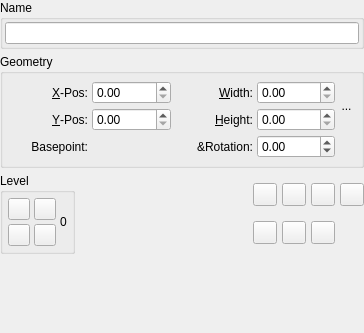
<?xml version="1.0" encoding="UTF-8"?>
<ui version="4.0">
 <class>PropertiesPalette_XYZBase</class>
 <widget class="QWidget" name="PropertiesPalette_XYZBase">
  <property name="geometry">
   <rect>
    <x>0</x>
    <y>0</y>
    <width>364</width>
    <height>333</height>
   </rect>
  </property>
  <property name="windowTitle">
   <string notr="true">Form</string>
  </property>
  <layout class="QVBoxLayout" name="verticalLayout">
   <property name="spacing">
    <number>5</number>
   </property>
   <property name="leftMargin">
    <number>0</number>
   </property>
   <property name="topMargin">
    <number>0</number>
   </property>
   <property name="rightMargin">
    <number>0</number>
   </property>
   <property name="bottomMargin">
    <number>0</number>
   </property>
   <item>
    <widget class="QGroupBox" name="nameGroup">
     <property name="sizePolicy">
      <sizepolicy hsizetype="Preferred" vsizetype="Minimum">
       <horstretch>0</horstretch>
       <verstretch>0</verstretch>
      </sizepolicy>
     </property>
     <property name="title">
      <string>Name</string>
     </property>
     <layout class="QHBoxLayout" name="horizontalLayout">
      <property name="spacing">
       <number>2</number>
      </property>
      <property name="leftMargin">
       <number>2</number>
      </property>
      <property name="topMargin">
       <number>2</number>
      </property>
      <property name="rightMargin">
       <number>2</number>
      </property>
      <property name="bottomMargin">
       <number>2</number>
      </property>
      <item>
       <widget class="NameWidget" name="nameEdit">
        <property name="focusPolicy">
         <enum>Qt::ClickFocus</enum>
        </property>
        <property name="toolTip">
         <string>Name of selected object</string>
        </property>
       </widget>
      </item>
     </layout>
    </widget>
   </item>
   <item>
    <widget class="QGroupBox" name="geoGroup">
     <property name="sizePolicy">
      <sizepolicy hsizetype="Preferred" vsizetype="Minimum">
       <horstretch>0</horstretch>
       <verstretch>0</verstretch>
      </sizepolicy>
     </property>
     <property name="title">
      <string>Geometry</string>
     </property>
     <layout class="QVBoxLayout" name="verticalLayout_2">
      <property name="leftMargin">
       <number>2</number>
      </property>
      <property name="topMargin">
       <number>2</number>
      </property>
      <property name="rightMargin">
       <number>2</number>
      </property>
      <property name="bottomMargin">
       <number>2</number>
      </property>
      <item>
       <layout class="QGridLayout" name="geoGroupLayout">
        <property name="leftMargin">
         <number>5</number>
        </property>
        <property name="topMargin">
         <number>5</number>
        </property>
        <property name="rightMargin">
         <number>5</number>
        </property>
        <property name="bottomMargin">
         <number>5</number>
        </property>
        <property name="spacing">
         <number>4</number>
        </property>
        <item row="1" column="2">
         <widget class="QLabel" name="heightLabel">
          <property name="text">
           <string>&amp;Height:</string>
          </property>
          <property name="alignment">
           <set>Qt::AlignRight|Qt::AlignTrailing|Qt::AlignVCenter</set>
          </property>
          <property name="buddy">
           <cstring>heightSpin</cstring>
          </property>
         </widget>
        </item>
        <item row="0" column="4" rowspan="2">
         <widget class="LinkButton" name="keepFrameWHRatioButton">
          <property name="minimumSize">
           <size>
            <width>15</width>
            <height>50</height>
           </size>
          </property>
          <property name="maximumSize">
           <size>
            <width>15</width>
            <height>32767</height>
           </size>
          </property>
          <property name="toolTip">
           <string>Keep the aspect ratio</string>
          </property>
          <property name="text">
           <string>...</string>
          </property>
          <property name="checkable">
           <bool>true</bool>
          </property>
          <property name="autoRaise">
           <bool>true</bool>
          </property>
         </widget>
        </item>
        <item row="0" column="3">
         <widget class="ScrSpinBox" name="widthSpin">
          <property name="toolTip">
           <string>Width of current selection</string>
          </property>
         </widget>
        </item>
        <item row="2" column="1">
         <widget class="BasePointWidget" name="basePointWidget" native="true">
          <zorder>rotationSpin</zorder>
         </widget>
        </item>
        <item row="2" column="0">
         <widget class="QLabel" name="basepointLabel">
          <property name="toolTip">
           <string>Point from which measurements or rotation angles are referenced</string>
          </property>
          <property name="text">
           <string>Basepoint:</string>
          </property>
          <property name="alignment">
           <set>Qt::AlignRight|Qt::AlignTrailing|Qt::AlignVCenter</set>
          </property>
         </widget>
        </item>
        <item row="0" column="0">
         <widget class="QLabel" name="xposLabel">
          <property name="text">
           <string>&amp;X-Pos:</string>
          </property>
          <property name="alignment">
           <set>Qt::AlignRight|Qt::AlignTrailing|Qt::AlignVCenter</set>
          </property>
          <property name="buddy">
           <cstring>xposSpin</cstring>
          </property>
         </widget>
        </item>
        <item row="0" column="1">
         <widget class="ScrSpinBox" name="xposSpin">
          <property name="sizePolicy">
           <sizepolicy hsizetype="Minimum" vsizetype="Fixed">
            <horstretch>0</horstretch>
            <verstretch>0</verstretch>
           </sizepolicy>
          </property>
          <property name="toolTip">
           <string>Horizontal position of current basepoint</string>
          </property>
         </widget>
        </item>
        <item row="0" column="2">
         <widget class="QLabel" name="widthLabel">
          <property name="text">
           <string>&amp;Width:</string>
          </property>
          <property name="alignment">
           <set>Qt::AlignRight|Qt::AlignTrailing|Qt::AlignVCenter</set>
          </property>
          <property name="buddy">
           <cstring>widthSpin</cstring>
          </property>
         </widget>
        </item>
        <item row="1" column="0">
         <widget class="QLabel" name="yposLabel">
          <property name="text">
           <string>&amp;Y-Pos:</string>
          </property>
          <property name="alignment">
           <set>Qt::AlignRight|Qt::AlignTrailing|Qt::AlignVCenter</set>
          </property>
          <property name="buddy">
           <cstring>yposSpin</cstring>
          </property>
         </widget>
        </item>
        <item row="1" column="3">
         <widget class="ScrSpinBox" name="heightSpin">
          <property name="toolTip">
           <string>Height of current selection</string>
          </property>
         </widget>
        </item>
        <item row="1" column="1">
         <widget class="ScrSpinBox" name="yposSpin">
          <property name="toolTip">
           <string>Vertical position of current basepoint</string>
          </property>
         </widget>
        </item>
        <item row="2" column="3">
         <widget class="ScrSpinBox" name="rotationSpin">
          <property name="toolTip">
           <string>Rotation of object at current basepoint</string>
          </property>
          <property name="wrapping">
           <bool>true</bool>
          </property>
         </widget>
        </item>
        <item row="2" column="2">
         <widget class="QLabel" name="rotationLabel">
          <property name="text">
           <string>&amp;Rotation:</string>
          </property>
          <property name="alignment">
           <set>Qt::AlignRight|Qt::AlignTrailing|Qt::AlignVCenter</set>
          </property>
         </widget>
        </item>
       </layout>
      </item>
     </layout>
    </widget>
   </item>
   <item>
    <layout class="QHBoxLayout" name="horizontalLayout_2">
     <item>
      <widget class="QGroupBox" name="levelGroup">
       <property name="title">
        <string>Level</string>
       </property>
       <layout class="QGridLayout" name="gridLayout">
        <property name="leftMargin">
         <number>5</number>
        </property>
        <property name="topMargin">
         <number>5</number>
        </property>
        <property name="rightMargin">
         <number>5</number>
        </property>
        <property name="bottomMargin">
         <number>5</number>
        </property>
        <property name="spacing">
         <number>4</number>
        </property>
        <item row="0" column="0">
         <widget class="QToolButton" name="levelUp">
          <property name="maximumSize">
           <size>
            <width>22</width>
            <height>22</height>
           </size>
          </property>
          <property name="toolTip">
           <string>Move one level up</string>
          </property>
          <property name="text">
           <string/>
          </property>
         </widget>
        </item>
        <item row="1" column="0">
         <widget class="QToolButton" name="levelDown">
          <property name="maximumSize">
           <size>
            <width>22</width>
            <height>22</height>
           </size>
          </property>
          <property name="toolTip">
           <string>Move one level down</string>
          </property>
          <property name="text">
           <string/>
          </property>
         </widget>
        </item>
        <item row="0" column="1">
         <widget class="QToolButton" name="levelTop">
          <property name="maximumSize">
           <size>
            <width>22</width>
            <height>22</height>
           </size>
          </property>
          <property name="toolTip">
           <string>Move to front</string>
          </property>
          <property name="text">
           <string/>
          </property>
         </widget>
        </item>
        <item row="1" column="1">
         <widget class="QToolButton" name="levelBottom">
          <property name="maximumSize">
           <size>
            <width>22</width>
            <height>22</height>
           </size>
          </property>
          <property name="toolTip">
           <string>Move to back</string>
          </property>
          <property name="text">
           <string/>
          </property>
         </widget>
        </item>
        <item row="0" column="2" rowspan="2">
         <widget class="QLabel" name="levelLabel">
          <property name="toolTip">
           <string>Indicates the level the object is on, 1 means the object is at the bottom</string>
          </property>
          <property name="text">
           <string>0</string>
          </property>
         </widget>
        </item>
       </layout>
      </widget>
     </item>
     <item>
      <spacer name="horizontalSpacer">
       <property name="orientation">
        <enum>Qt::Horizontal</enum>
       </property>
       <property name="sizeHint" stdset="0">
        <size>
         <width>40</width>
         <height>20</height>
        </size>
       </property>
      </spacer>
     </item>
     <item>
      <layout class="QGridLayout" name="gridLayout_2">
       <item row="0" column="0">
        <widget class="QToolButton" name="doGroup">
         <property name="toolTip">
          <string>Group the selected objects</string>
         </property>
         <property name="text">
          <string/>
         </property>
        </widget>
       </item>
       <item row="1" column="0">
        <widget class="QToolButton" name="doUnGroup">
         <property name="toolTip">
          <string>Ungroup the selected group</string>
         </property>
         <property name="text">
          <string/>
         </property>
        </widget>
       </item>
       <item row="0" column="1">
        <widget class="QToolButton" name="flipH">
         <property name="toolTip">
          <string>Flip horizontally</string>
         </property>
         <property name="text">
          <string/>
         </property>
        </widget>
       </item>
       <item row="1" column="1">
        <widget class="QToolButton" name="flipV">
         <property name="toolTip">
          <string>Flip vertically</string>
         </property>
         <property name="text">
          <string/>
         </property>
        </widget>
       </item>
       <item row="0" column="2">
        <widget class="QToolButton" name="doLock">
         <property name="toolTip">
          <string>Lock or unlock the object</string>
         </property>
         <property name="text">
          <string/>
         </property>
        </widget>
       </item>
       <item row="1" column="2">
        <widget class="QToolButton" name="noPrint">
         <property name="toolTip">
          <string>Enable or disable exporting of the object</string>
         </property>
         <property name="text">
          <string/>
         </property>
        </widget>
       </item>
       <item row="0" column="3">
        <widget class="QToolButton" name="noResize">
         <property name="toolTip">
          <string>Lock or unlock the size of the object</string>
         </property>
         <property name="text">
          <string/>
         </property>
        </widget>
       </item>
      </layout>
     </item>
    </layout>
   </item>
   <item>
    <spacer name="verticalSpacer">
     <property name="orientation">
      <enum>Qt::Vertical</enum>
     </property>
     <property name="sizeHint" stdset="0">
      <size>
       <width>20</width>
       <height>40</height>
      </size>
     </property>
    </spacer>
   </item>
  </layout>
 </widget>
 <customwidgets>
  <customwidget>
   <class>NameWidget</class>
   <extends>QLineEdit</extends>
   <header>ui/propertiespalette_utils.h</header>
  </customwidget>
  <customwidget>
   <class>ScrSpinBox</class>
   <extends>QDoubleSpinBox</extends>
   <header>ui/scrspinbox.h</header>
  </customwidget>
  <customwidget>
   <class>BasePointWidget</class>
   <extends>QWidget</extends>
   <header>ui/basepointwidget.h</header>
   <container>1</container>
  </customwidget>
  <customwidget>
   <class>LinkButton</class>
   <extends>QToolButton</extends>
   <header>ui/linkbutton.h</header>
  </customwidget>
 </customwidgets>
 <resources/>
 <connections/>
</ui>
